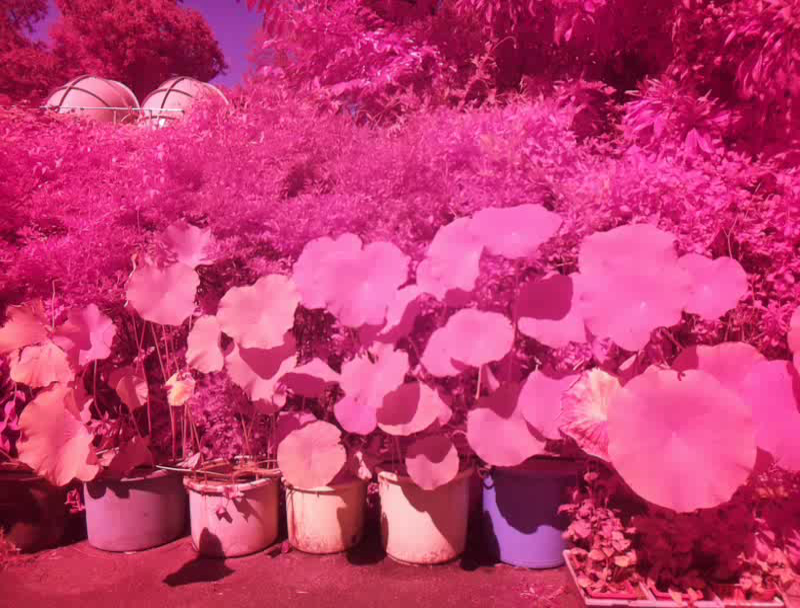
#> input picture dataset/noir/rgbd_1.png, 800 x 608 px, found by its file name; its folder holds 4 pictures in this run
$ python creating_dataset.py
#> lines starting #> are read from the running program, lines starting #| are printed output that depends on the picture; pictures that were not available may be replaced by others from this repository, and a replacement may not be noted
import os
import cv2
import numpy as np
import tifffile as tiff
import matplotlib.pyplot as plt

noir_path = '/home/diego/water_htacinth_recognition_/dataset/noir'
ir1_path = '/home/diego/water_htacinth_recognition_/dataset/ir1/'
ir2_path = '/home/diego/water_htacinth_recognition_/dataset/ir2/'

output_dir = '/home/diego/water_htacinth_recognition_/dataset/multisp_img'
os.makedirs(output_dir, exist_ok=True)

for i in range(1, 19):
    rgb_image = cv2.imread(os.path.join(noir_path, f"rgbd_{i}.png"), cv2.COLOR_BGR2RGB)
#> rgb_image is the input picture: shape (608, 800, 3); mean B, G, R 111.1, 57, 194.7
    print(rgb_image.shape)
#| (608, 800, 3)
    ir1_image = cv2.imread(os.path.join(ir1_path, f"ir1_{i}.png"), cv2.IMREAD_GRAYSCALE)
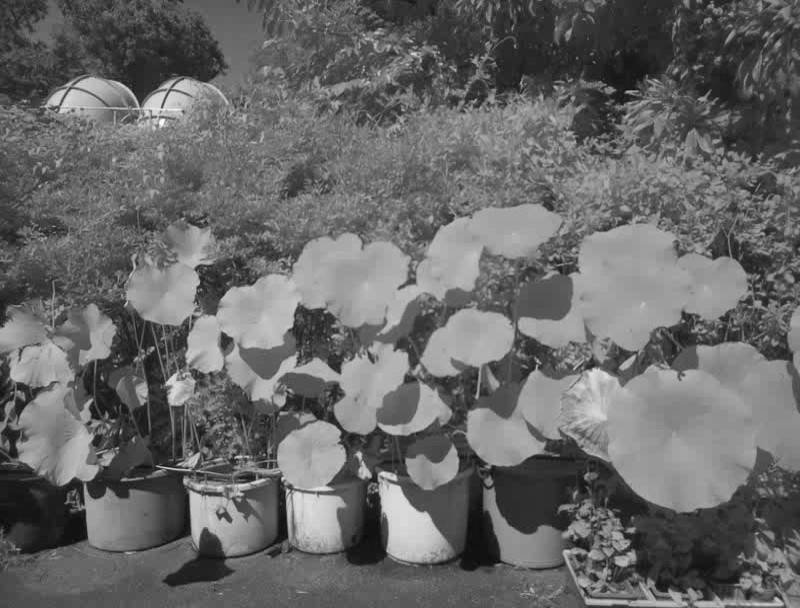
#> ir1_image: shape (608, 800); min 12, max 255, mean 103.9
    ir2_image = cv2.imread(os.path.join(ir2_path, f"ir2_{i}.png"), cv2.IMREAD_GRAYSCALE)
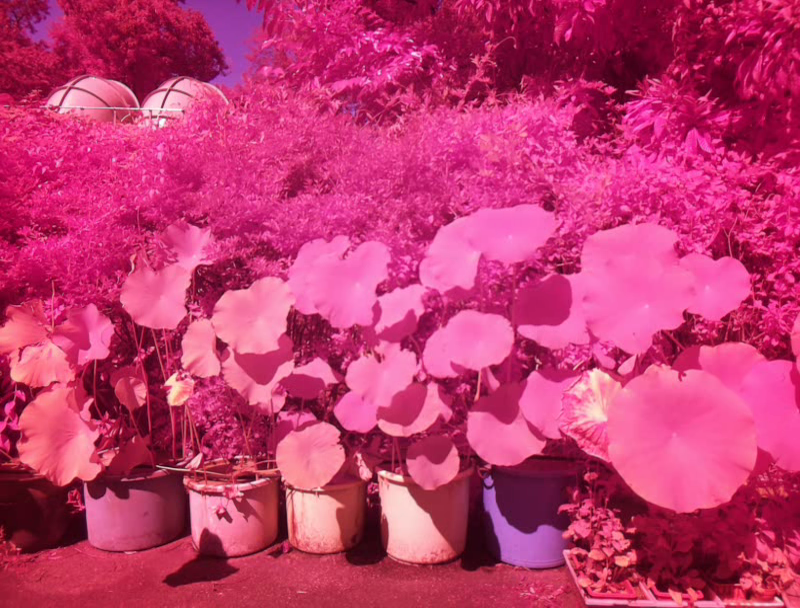
#> input picture dataset/noir/rgbd_10.png, 800 x 608 px, given in place of ir2_1.png, which was not available
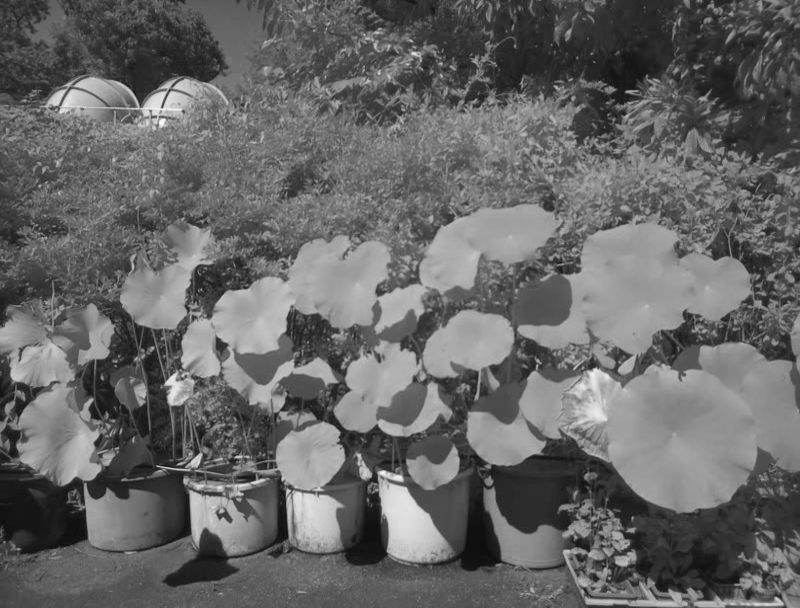
#> ir2_image: shape (608, 800); min 12, max 253, mean 102.7

    multispectral_image = np.dstack((rgb_image, ir1_image, ir2_image))

    output_filename = os.path.join(output_dir, f"image_{i}.tiff")

    tiff.imsave(output_filename, multispectral_image)

    print(f"Processed and saved image: {output_filename}")
    multispectral_image = tiff.imread(output_filename)
    print("Shape of TIFF image:", multispectral_image.shape)
#| Shape of TIFF image: (608, 800, 5)
#> (the run stopped early here; a loop or call above may not have finished)
